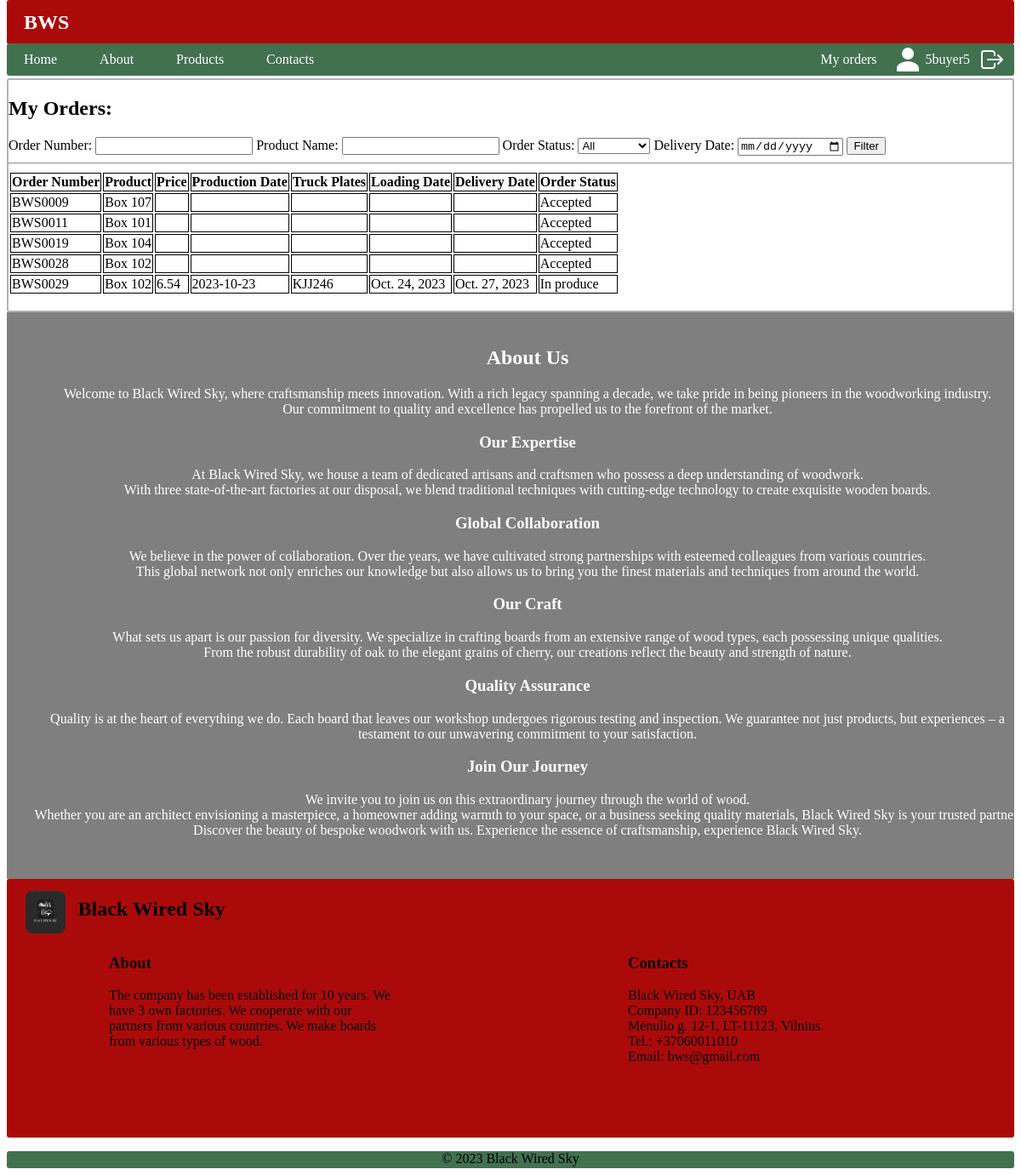
The app's page /bws/user_orders/ (signed in), older data.
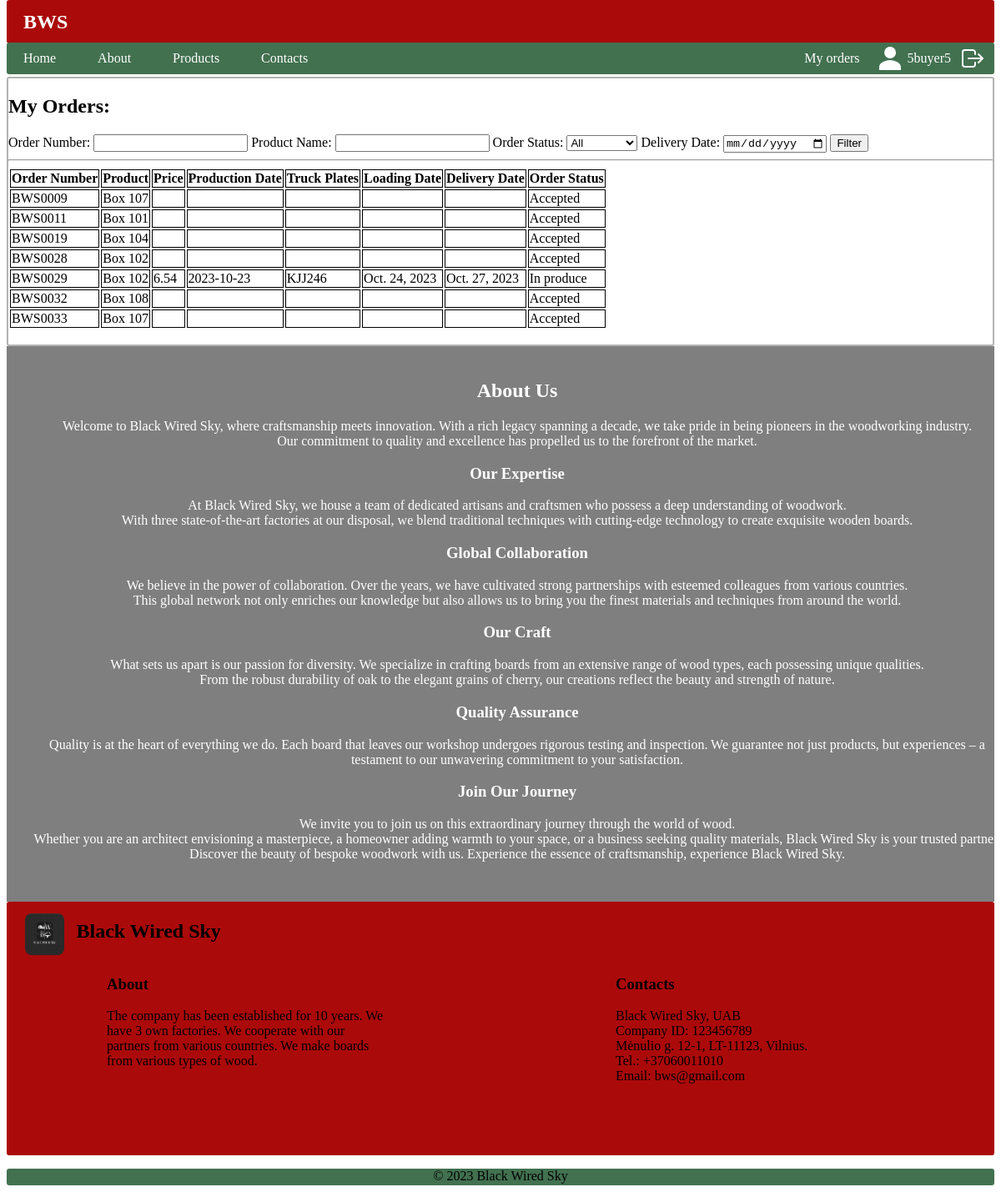
The same page, newer data.
### bws/models.py (models this page shows, shortened)
class Order(models.Model):
    order_nr = models.CharField(verbose_name='Order Number', max_length=20, unique=True, blank=True, editable=False)
    creating_date = models.DateTimeField(verbose_name='Create Date', default=timezone.now, editable=False)
    buyer_info = models.ForeignKey(to='BuyerOrder', verbose_name='Buyer', on_delete=models.CASCADE, null=True, blank=True)
    seller_info = models.ForeignKey(to='SellerOrder', verbose_name='Seller', on_delete=models.CASCADE, null=True, blank=True)
    price = models.CharField(verbose_name='Price', max_length=10, blank=True, editable=False)
    production_date = models.CharField(verbose_name='Production Date', max_length=10, blank=True, editable=False)
    transport = models.ForeignKey(to='TransportCompany', verbose_name='Transport Information', on_delete=models.CASCADE, null=True, blank=True, related_name='orders_as_transport')
    transport_plates = models.ForeignKey(to='Transport', verbose_name='Truck Plates', on_delete=models.CASCADE, null=True, blank=True, related_name='orders_as_plates')
    transport_load_date = models.ForeignKey(to='Transport', verbose_name='Transport Loading Date', on_delete=models.CASCADE, null=True, blank=True, related_name='orders_as_load_date')
    transport_unload_date = models.ForeignKey(to='Transport', verbose_name='Transport Unloading Date', on_delete=models.CASCADE, null=True, blank=True, related_name='orders_as_unload_date')
    user_client = models.ForeignKey(User, on_delete=models.CASCADE, null=True, blank=True)
    ORDER_STATUS = (
        ('a', 'Accepted'),
        ('p', 'In produce'),
        ('l', 'Loaded'),
        ('y', 'Delivered'),
        ('d', 'Declined'),
    )
    order_status = models.CharField(verbose_name='Status', choices=ORDER_STATUS, max_length=20, blank=True, editable=False)
    EXPORT_FORMAT_CHOICES = (
        ('csv', 'CSV'),
    )
    export_format = models.CharField(verbose_name='Export Format', choices=EXPORT_FORMAT_CHOICES, max_length=10, default=None, blank=True, null=True)
    class Meta:
        verbose_name = 'Order'
        verbose_name_plural = 'Orders'

class BuyerOrder(models.Model):
    order_nr = models.CharField(verbose_name='Order Number', max_length=10, unique=True, blank=True)
    buyer = models.ForeignKey(to='Buyer', verbose_name='Buyer', on_delete=models.SET_NULL, null=True, blank=True)
    product = models.ForeignKey(to='Product',verbose_name='Product',  on_delete=models.SET_NULL, null=True, blank=True)
    buyer_price = models.DecimalField(verbose_name='Buyer Price', max_digits=10, decimal_places=2, default=0.0)
    delivery_date_from = models.DateField(verbose_name='Delivery Date From', default=timezone.now)
    delivery_date_to = models.DateField(verbose_name='Delivery Date To', default=timezone.now)
    ORDER_STATUS = (
        ('a', 'Accepted'),
        ('d', 'Declined'),
    )
    status = models.CharField(verbose_name='Order Status', choices=ORDER_STATUS, default='a', max_length=1, blank=True)
    MAIL_STATUS = (
        ('n', 'Not Sent'),
        ('s', 'Sent Out'),
    )
    mail = models.CharField(verbose_name='Send Mail', choices=MAIL_STATUS, default='n', max_length=1, blank=True)
    class Meta:
        verbose_name = 'BuyerOrder'
        verbose_name_plural = 'BuyerOrders'

class Product(models.Model):
    name = models.CharField(verbose_name='Name', max_length=200, unique=True)
    width = models.IntegerField(verbose_name='Width(mm)', default=0)
    length = models.IntegerField(verbose_name='Length(mm)', default=0)
    height = models.IntegerField(verbose_name='Height(mm)', default=0)
    thickness = models.IntegerField(verbose_name='Thickness(mm)', default=0)
    trailer = models.ForeignKey(to=Trailer, verbose_name='Trailer', on_delete=models.SET_NULL, null=True, blank=True)
    product_image = models.ImageField(verbose_name='Product Image', upload_to='products', null=True, blank=True)
    def __str__(self):
        return self.name
    class Meta:
        verbose_name = 'Product'
        verbose_name_plural = 'Products'

class Transport(models.Model):
    seller_order = models.OneToOneField(to='SellerOrder', on_delete=models.SET_NULL, null=True, blank=True)
    transport_company = models.ForeignKey(to='TransportCompany', verbose_name='Transport Company', on_delete=models.CASCADE, null=True, blank=True)
    trailer = models.ForeignKey(to='Trailer', verbose_name='Trailer', on_delete=models.SET_NULL, null=True, blank=True)
    truck_plates = models.CharField(verbose_name='Truck Plates', max_length=20, unique=True, blank=True)
    loading_date = models.DateField(verbose_name='Loading Date', default=timezone.now)
    unloading_date = models.DateField(verbose_name='Unloading Date', default=timezone.now)
    info = models.TextField(verbose_name='Additional Information', max_length=2000, default='Transport Additional Information')
    ORDER_STATUS = (
        ('p', 'In produce'),
        ('l', 'Loaded'),
        ('y', 'Delivered'),
        ('d', 'Declined'),
    )
    status = models.CharField(verbose_name='Status', choices=ORDER_STATUS, max_length=1, default='p', blank=True, editable=True)
    MAIL_STATUS = (
        ('n', 'Not Sent'),
        ('s', 'Sent Out'),
    )
    mail = models.CharField(verbose_name='Send Mail', choices=MAIL_STATUS, default='n', max_length=1, blank=True)
    class Meta:
        verbose_name = 'Transport'
        verbose_name_plural = 'Transports'

### bws/views.py (the view)
# urls.py: path('user_orders/', views.UserOrdersListView.as_view(), name='user_orders'),
class UserOrdersListView(LoginRequiredMixin, generic.ListView):
    model = Order
    template_name = 'user_orders.html'
    context_object_name = 'user_orders'
    def get_queryset(self):
        queryset = Order.objects.filter(user_client=self.request.user)
        order_number = self.request.GET.get('order_number')
        order_status = self.request.GET.get('order_status')
        delivery_date = self.request.GET.get('delivery_date')
        product_name = self.request.GET.get('product_name')
        if order_number:
            queryset = queryset.filter(order_nr__icontains=order_number)
        if order_status:
            queryset = queryset.filter(order_status=order_status)
        if delivery_date:
            queryset = queryset.filter(transport_unload_date__unloading_date=delivery_date)
        if product_name:
            queryset = queryset.filter(buyer_info__product__name__icontains=product_name)
        return queryset

### bws/templates/user_orders.html (shortened to what this page needs)
{% extends 'base.html' %}
{% load static %}
{% block 'content' %}
<div class="content">
    <h2>My Orders:</h2>
    <form method="get" action="{% url 'user_orders' %}">
        <label for="order_number">Order Number:</label>
        <input type="text" id="order_number" name="order_number" value="{{ request.GET.order_number }}">
        <label for="product_name">Product Name:</label>
        <input type="text" id="product_name" name="product_name" value="{{ request.GET.product_name }}">
        <label for="order_status">Order Status:</label>
        <select id="order_status" name="order_status">
            <option value="">All</option>
        </select>
        <label for="delivery_date">Delivery Date:</label>
        <input type="date" id="delivery_date" name="delivery_date" value="{{ request.GET.delivery_date }}">
        <button type="submit">Filter</button>
    </form>
    <hr>
    <table>
        <tr>
            <th>Order Number</th>
            <th>Product</th>
            <th>Price</th>
            <th>Production Date</th>
            <th>Truck Plates</th>
            <th>Loading Date</th>
            <th>Delivery Date</th>
            <th>Order Status</th>
        </tr>
        {% for order in user_orders %}
        <tr>
            <td>{{ order.order_nr }}</td>
            <td>{{ order.buyer_info.product }}</td>
            {% if order.price %}
            <td>{{ order.price }}</td>
            {% else %}
            <td></td>
            {% endif %}
            <td>{{ order.production_date }}</td>
            <td>{{ order.transport_plates.truck_plates }}</td>
            <td>{{ order.transport_load_date.loading_date }}</td>
            <td>{{ order.transport_unload_date.unloading_date }}</td>
            <td>{{ order.get_order_status_display }}</td>
        </tr>
        {% empty %}
        <tr>
            <td colspan="7">No orders found.</td>
        </tr>
        {% endfor %}
    </table>
    <br>
</div>
{% endblock %}

Row changes from the older to the newer data that the page shows:
added Order: order_nr "BWS0032", buyer_info.product "Box 108", order_status "Accepted"
added Order: order_nr "BWS0033", buyer_info.product "Box 107", order_status "Accepted"
